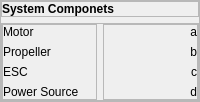
              <widget class="QFrame" name="componentsContainer">
               <property name="minimumSize">
                <size>
                 <width>0</width>
                 <height>0</height>
                </size>
               </property>
               <property name="frameShape">
                <enum>QFrame::StyledPanel</enum>
               </property>
               <property name="frameShadow">
                <enum>QFrame::Raised</enum>
               </property>
               <layout class="QVBoxLayout" name="verticalLayout_21">
                <property name="leftMargin">
                 <number>0</number>
                </property>
                <property name="topMargin">
                 <number>0</number>
                </property>
                <property name="rightMargin">
                 <number>0</number>
                </property>
                <property name="bottomMargin">
                 <number>0</number>
                </property>
                <item alignment="Qt::AlignTop">
                 <widget class="QFrame" name="frame_19">
                  <property name="frameShape">
                   <enum>QFrame::StyledPanel</enum>
                  </property>
                  <property name="frameShadow">
                   <enum>QFrame::Raised</enum>
                  </property>
                  <layout class="QHBoxLayout" name="horizontalLayout_16">
                   <property name="leftMargin">
                    <number>0</number>
                   </property>
                   <property name="topMargin">
                    <number>0</number>
                   </property>
                   <property name="rightMargin">
                    <number>0</number>
                   </property>
                   <property name="bottomMargin">
                    <number>0</number>
                   </property>
                   <item alignment="Qt::AlignTop">
                    <widget class="QLabel" name="label_46">
                     <property name="font">
                      <font>
                       <weight>75</weight>
                       <bold>true</bold>
                      </font>
                     </property>
                     <property name="text">
                      <string>System Componets</string>
                     </property>
                    </widget>
                   </item>
                  </layout>
                 </widget>
                </item>
                <item alignment="Qt::AlignTop">
                 <widget class="QFrame" name="frame_10">
                  <property name="frameShape">
                   <enum>QFrame::StyledPanel</enum>
                  </property>
                  <property name="frameShadow">
                   <enum>QFrame::Raised</enum>
                  </property>
                  <layout class="QHBoxLayout" name="horizontalLayout_2">
                   <property name="leftMargin">
                    <number>0</number>
                   </property>
                   <property name="topMargin">
                    <number>0</number>
                   </property>
                   <property name="rightMargin">
                    <number>0</number>
                   </property>
                   <property name="bottomMargin">
                    <number>0</number>
                   </property>
                   <item alignment="Qt::AlignTop">
                    <widget class="QFrame" name="frame_21">
                     <property name="frameShape">
                      <enum>QFrame::StyledPanel</enum>
                     </property>
                     <property name="frameShadow">
                      <enum>QFrame::Raised</enum>
                     </property>
                     <layout class="QVBoxLayout" name="verticalLayout_22">
                      <property name="leftMargin">
                       <number>0</number>
                      </property>
                      <property name="topMargin">
                       <number>0</number>
                      </property>
                      <property name="rightMargin">
                       <number>0</number>
                      </property>
                      <property name="bottomMargin">
                       <number>0</number>
                      </property>
                      <item>
                       <widget class="QLabel" name="label_19">
                        <property name="text">
                         <string>Motor</string>
                        </property>
                       </widget>
                      </item>
                      <item>
                       <widget class="QLabel" name="label_2">
                        <property name="text">
                         <string>Propeller</string>
                        </property>
                       </widget>
                      </item>
                      <item>
                       <widget class="QLabel" name="label_4">
                        <property name="text">
                         <string>ESC</string>
                        </property>
                       </widget>
                      </item>
                      <item>
                       <widget class="QLabel" name="label_3">
                        <property name="text">
                         <string>Power Source</string>
                        </property>
                       </widget>
                      </item>
                     </layout>
                    </widget>
                   </item>
                   <item alignment="Qt::AlignTop">
                    <widget class="QFrame" name="frame_20">
                     <property name="frameShape">
                      <enum>QFrame::StyledPanel</enum>
                     </property>
                     <property name="frameShadow">
                      <enum>QFrame::Raised</enum>
                     </property>
                     <layout class="QVBoxLayout" name="verticalLayout_23">
                      <property name="leftMargin">
                       <number>0</number>
                      </property>
                      <property name="topMargin">
                       <number>0</number>
                      </property>
                      <property name="rightMargin">
                       <number>0</number>
                      </property>
                      <property name="bottomMargin">
                       <number>0</number>
                      </property>
                      <item>
                       <widget class="QLabel" name="label_20">
                        <property name="text">
                         <string>a</string>
                        </property>
                        <property name="alignment">
                         <set>Qt::AlignRight|Qt::AlignTrailing|Qt::AlignVCenter</set>
                        </property>
                       </widget>
                      </item>
                      <item>
                       <widget class="QLabel" name="label_21">
                        <property name="text">
                         <string>b</string>
                        </property>
                        <property name="alignment">
                         <set>Qt::AlignRight|Qt::AlignTrailing|Qt::AlignVCenter</set>
                        </property>
                       </widget>
                      </item>
                      <item>
                       <widget class="QLabel" name="label_22">
                        <property name="text">
                         <string>c</string>
                        </property>
                        <property name="alignment">
                         <set>Qt::AlignRight|Qt::AlignTrailing|Qt::AlignVCenter</set>
                        </property>
                       </widget>
                      </item>
                      <item>
                       <widget class="QLabel" name="label_23">
                        <property name="text">
                         <string>d</string>
                        </property>
                        <property name="alignment">
                         <set>Qt::AlignRight|Qt::AlignTrailing|Qt::AlignVCenter</set>
                        </property>
                       </widget>
                      </item>
                     </layout>
                    </widget>
                   </item>
                  </layout>
                 </widget>
                </item>
               </layout>
              </widget>
